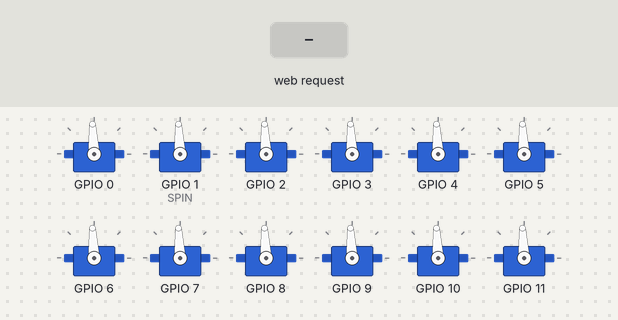
Bench run of a program on a simulated ESP32. Shown: 12 × servo. Wiring (inferred from the names in the program): PCA9685 PWM driver at I2C address 0x40. Inputs (shaded band) come from the test bench. WiFi joins after 1.5 s; servers stay silent unless stated; storage starts empty; servo pulses on a pin are drawn as a servo (544–2400 µs = 0–180°); what the program prints to the serial monitor is not drawn.

Above: at 2.7 s.
2.8 s: HTTP request GET /api/setpos?ch=120&angle=120&delay=120 received
At 5.71 s:
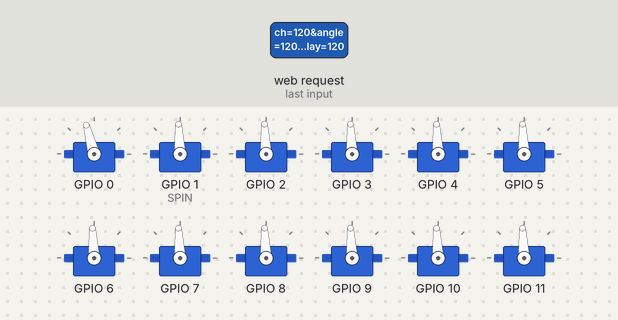
5.8 s: HTTP request GET /api/spinleft received
7.3 s: HTTP request GET /api/spinright received
At 7.9 s:
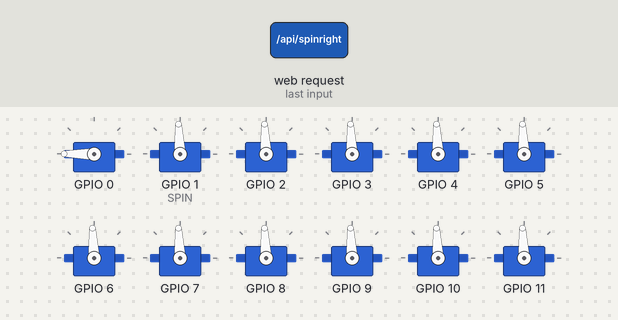
8.8 s: HTTP request GET /api/setpos?ch=1&angle=1&delay=1 received
At 10.0 s:
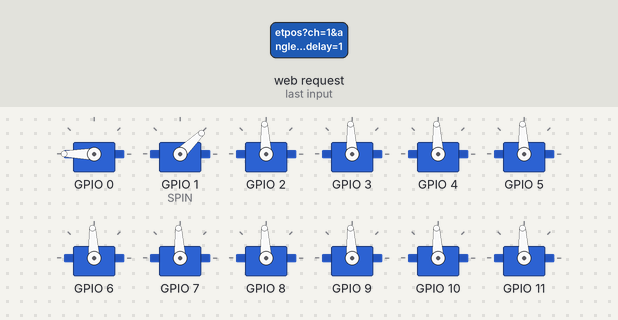
10.5 s: HTTP request GET /api/setpos received
At 12.0 s:
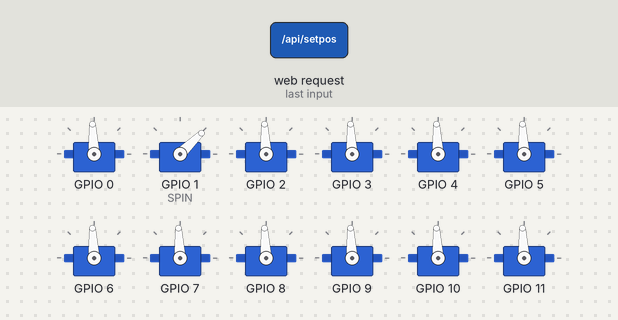
12.3 s: HTTP request GET /api/spin?ch=1&angle=1&delay=1 received
At 12.8 s:
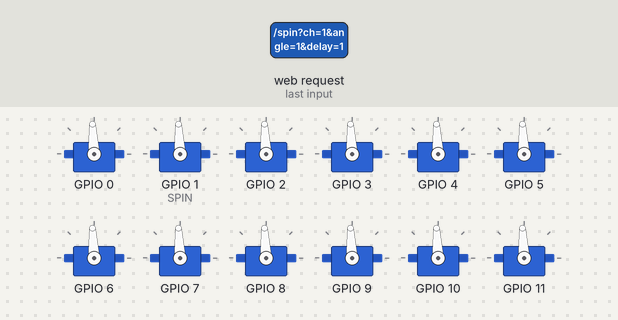
Timing chart, 0 to 14.8 s (numbered marks = the images above; inputs shaded):
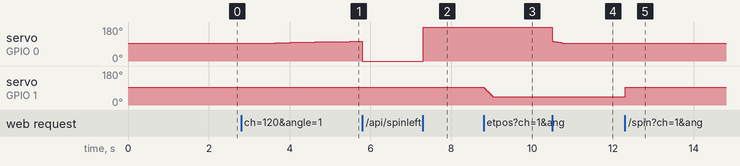

Measured:
- after the input at 2.8 s, servo on GPIO 0: moves from 93° to 105° over 2.5 s, starting after 0.36 s
- after the input at 7.3 s, servo on GPIO 0: 0° → 180° at once
- after the input at 8.8 s, servo on GPIO 1 (SPIN): moves from 93° to 44° over 0.22 s, starting at once
- after the input at 10.5 s, servo on GPIO 0: moves from 180° to 93° over 0.32 s, starting at once
- after the input at 12.3 s, servo on GPIO 1 (SPIN): 44° → 93° at once

The program:

main.cpp
```cpp
// PCA9685 + smooth servo control with simple Web UI and Serial fallback
// - Starts as WiFi Access Point (SSID: ESP32-PCA9685)
// - Serves `data/` files from SPIFFS (use PlatformIO `data/` + Upload File System Image)
// - Offers simple REST endpoints under /api/* to control servos

#include <Arduino.h>
#include <Wire.h>
#include <WiFi.h>
#include <WebServer.h>

#include <SPIFFS.h>
#include "config.h"

static const uint8_t PCA_ADDR = 0x40;
static const uint8_t MODE1 = 0x00;
static const uint8_t PRESCALE = 0xFE;
static const uint8_t LED0_ON_L = 0x06;

WebServer server(80);

void pcaWrite(uint8_t reg, uint8_t val) {
  Wire.beginTransmission(PCA_ADDR);
  Wire.write(reg);
  Wire.write(val);
  Wire.endTransmission();
}

uint8_t pcaRead(uint8_t reg) {
  Wire.beginTransmission(PCA_ADDR);
  Wire.write(reg);
  Wire.endTransmission(false);
  Wire.requestFrom((int)PCA_ADDR, 1);
  if (Wire.available()) return Wire.read();
  return 0;
}

void pcaSetPWM(uint8_t channel, uint16_t on, uint16_t off) {
  uint8_t reg = LED0_ON_L + 4 * channel;
  Wire.beginTransmission(PCA_ADDR);
  Wire.write(reg);
  Wire.write(on & 0xFF);
  Wire.write((on >> 8) & 0x0F);
  Wire.write(off & 0xFF);
  Wire.write((off >> 8) & 0x0F);
  Wire.endTransmission();
}

void pcaSetPWMFreq(float freq) {
  float prescaleval = 25000000.0; // 25MHz
  prescaleval /= 4096.0;
  prescaleval /= freq;
  prescaleval -= 1.0;
  uint8_t prescale = (uint8_t)(prescaleval + 0.5f);

  uint8_t oldmode = pcaRead(MODE1);
  uint8_t newmode = (oldmode & 0x7F) | 0x10; // sleep
  pcaWrite(MODE1, newmode);
  pcaWrite(PRESCALE, prescale);
  pcaWrite(MODE1, oldmode);
  delay(5);
  pcaWrite(MODE1, oldmode | 0xA1); // auto-increment on
}

void pcaInit() {
  Wire.begin();
  pcaWrite(MODE1, 0x00);
  pcaSetPWMFreq(50); // servo frequency
}

// Convert microseconds to PCA9685 ticks (0..4095)
uint16_t servoUsToTicks(uint16_t us) {
  float ticks = (us / 20000.0f) * 4096.0f;
  if (ticks < 0) ticks = 0;
  if (ticks > 4095) ticks = 4095;
  return (uint16_t)ticks;
}

// Map 0-180 degrees to ~1000-2000us (adjustable)
uint16_t angleToTicks(int angle) {
  const uint16_t minUs = 1000;
  const uint16_t maxUs = 2000;
  if (angle < 0) angle = 0;
  if (angle > 180) angle = 180;
  uint16_t us = minUs + (uint32_t)angle * (maxUs - minUs) / 180;
  return servoUsToTicks(us);
}

// Map spin speed (-100..100) to microseconds around 1500us
uint16_t speedToTicks(int speedPercent) {
  // center 1500us is stop; +/- range
  const int center = 1500;
  // increase range so extremes map to near 500..2500us giving a fuller speed range
  const int range = 1000; // max deflection (maps -100..100 -> 500..2500)
  if (speedPercent > 100) speedPercent = 100;
  if (speedPercent < -100) speedPercent = -100;
  int us = center + (speedPercent * range) / 100;
  if (us < 500) us = 500;
  if (us > 2500) us = 2500;
  return servoUsToTicks((uint16_t)us);
}

enum ServoMode { POSITION = 0, SPIN = 1 };

struct SmoothServo {
  uint8_t channel;
  int currentAngle;
  int targetAngle;
  unsigned int stepDelayMs; // ms between steps
  int stepSize;             // degrees per step
  ServoMode mode;
  int spinSpeed; // -100..100
  unsigned long lastStepMs;
  int centerUs; // calibration center pulse in microseconds (default 1500)
  int rangeUs;  // pulse range for full speed ( +/- rangeUs )
};

SmoothServo servos[16];

// Serve files from SPIFFS
void handleRoot() {
  if (!SPIFFS.exists("/index.html")) {
    server.send(500, "text/plain", "index.html not found on SPIFFS");
    return;
  }
  File f = SPIFFS.open("/index.html", "r");
  server.streamFile(f, "text/html");
  f.close();
}

void handleJs() {
  if (!SPIFFS.exists("/app.js")) { server.send(404, "text/plain", "not found"); return; }
  File f = SPIFFS.open("/app.js", "r");
  server.streamFile(f, "application/javascript");
  f.close();
}

void handleCss() {
  if (!SPIFFS.exists("/style.css")) { server.send(404, "text/plain", "not found"); return; }
  File f = SPIFFS.open("/style.css", "r");
  server.streamFile(f, "text/css");
  f.close();
}

// forward declarations for handlers defined after setup
void handleSetCenter();
void handleSpinLeft();
void handleSpinRight();
void handleSetRange();

String jsonStatusForChannel(int ch) {
  if (ch < 0 || ch > 15) return "{}";
  SmoothServo &s = servos[ch];
  String out = "{";
  out += "\"ch\":" + String(ch) + ",";
  out += "\"mode\":" + String(s.mode == SPIN ? "\"spin\"" : "\"pos\"") + ",";
  out += "\"current\":" + String(s.currentAngle) + ",";
  out += "\"target\":" + String(s.targetAngle) + ",";
  out += "\"stepDelay\":" + String(s.stepDelayMs) + ",";
  out += "\"stepSize\":" + String(s.stepSize) + ",";
  out += "\"spinSpeed\":" + String(s.spinSpeed);
  out += "}";
  return out;
}

void handleStatus() {
  int ch = server.hasArg("ch") ? server.arg("ch").toInt() : -1;
  String out = "{";
  if (ch >= 0 && ch <= 15) {
    out += "\"channel\":" + String(ch) + ",\"data\":" + jsonStatusForChannel(ch);
  } else {
    out += "\"channels\": [";
    for (int i = 0; i < 16; ++i) {
      out += jsonStatusForChannel(i);
      if (i < 15) out += ",";
    }
    out += "]";
  }
  out += "}";
  server.send(200, "application/json", out);
}

void handleSetPos() {
  int ch = server.hasArg("ch") ? server.arg("ch").toInt() : 0;
  int angle = server.hasArg("angle") ? server.arg("angle").toInt() : 90;
  int delayMs = server.hasArg("delay") ? server.arg("delay").toInt() : 15;
  int step = server.hasArg("step") ? server.arg("step").toInt() : 1;
  if (ch < 0 || ch > 15) ch = 0;
  SmoothServo &s = servos[ch];
  s.mode = POSITION;
  s.targetAngle = constrain(angle, 0, 180);
  s.stepDelayMs = max(1, delayMs);
  s.stepSize = max(1, step);
  server.send(200, "text/plain", "ok");
}

void handleSpin() {
  int ch = server.hasArg("ch") ? server.arg("ch").toInt() : 0;
  float spf = server.hasArg("speed") ? server.arg("speed").toFloat() : 0.0f;
  if (ch < 0 || ch > 15) ch = 0;
  SmoothServo &s = servos[ch];
  // Accept either percentage (-100..100) or degree-like range (-180..180).
  // If user sent values outside [-100,100], assume they used -180..180 and scale.
  if (spf > 100.0f || spf < -100.0f) {
    spf = spf / 1.8f; // map -180..180 -> -100..100
  }
  int sp = (int)(spf > 0 ? spf + 0.5f : spf - 0.5f);
  sp = constrain(sp, -100, 100);
  s.mode = SPIN;
  s.spinSpeed = sp;
  server.send(200, "text/plain", "ok");
}

void handleStop() {
  int ch = server.hasArg("ch") ? server.arg("ch").toInt() : 0;
  if (ch < 0 || ch > 15) ch = 0;
  SmoothServo &s = servos[ch];
  // stop spin by setting speed 0 (center pulse)
  s.spinSpeed = 0;
  s.mode = SPIN;
  server.send(200, "text/plain", "ok");
}

// (removed duplicate handler definitions from inside loop)

void setup() {
  Serial.begin(115200);
  delay(50);
  Serial.println("PCA9685 Web Servo Controller");

  // init PCA9685
  pcaInit();

  // init servo state
  for (uint8_t i = 0; i < 16; ++i) {
    servos[i].channel = i;
    servos[i].currentAngle = 90;
    servos[i].targetAngle = 90;
    servos[i].stepDelayMs = 15;
    servos[i].stepSize = 1;
    servos[i].mode = POSITION;
    servos[i].spinSpeed = 0;
    servos[i].lastStepMs = 0;
    servos[i].centerUs = 1500;
    servos[i].rangeUs = 1000;
    // write center
    pcaSetPWM(i, 0, angleToTicks(90));
  }

  // Start WiFi: AP + STA (attempt to join local WiFi so it's reachable from your LAN)

  const char *apName = "ESP32-PCA9685";
  // Load STA credentials from config.h (which uses .env via PlatformIO env variables)
  const char *sta_ssid = STA_SSID;
  const char *sta_pass = STA_PASS;

  WiFi.mode(WIFI_AP_STA);
  WiFi.softAP(apName);
  IPAddress ap_ip = WiFi.softAPIP();
  Serial.printf("AP started: SSID='%s'  AP IP=%s\n", apName, ap_ip.toString().c_str());

  // Try to connect as station (will not disable the AP if it fails)
  Serial.printf("Attempting STA connect to '%s' ...\n", sta_ssid);
  WiFi.begin(sta_ssid, sta_pass);
  unsigned long start = millis();
  const unsigned long staTimeout = 15000; // ms
  while (millis() - start < staTimeout) {
    if (WiFi.status() == WL_CONNECTED) break;
    delay(500);
    Serial.print('.');
  }
  Serial.println();
  if (WiFi.status() == WL_CONNECTED) {
    IPAddress st = WiFi.localIP();
    Serial.printf("STA connected: SSID='%s'  IP=%s\n", sta_ssid, st.toString().c_str());
  } else {
    Serial.println("STA connect failed or timed out — continuing with AP only");
  }

  // mount SPIFFS (files come from `data/` folder in project)
  if (!SPIFFS.begin(true)) {
    Serial.println("SPIFFS failed to mount");
  } else {
    Serial.println("SPIFFS mounted");
  }

  // HTTP handlers for static files
  server.on("/", HTTP_GET, handleRoot);
  server.on("/app.js", HTTP_GET, handleJs);
  server.on("/style.css", HTTP_GET, handleCss);
  // API
  server.on("/api/status", HTTP_GET, handleStatus);
  server.on("/api/setpos", HTTP_GET, handleSetPos);
  server.on("/api/spin", HTTP_GET, handleSpin);
  server.on("/api/spinleft", HTTP_GET, handleSpinLeft);
  server.on("/api/spinright", HTTP_GET, handleSpinRight);
  server.on("/api/stop", HTTP_GET, handleStop);
  server.on("/api/setcenter", HTTP_GET, handleSetCenter);
  server.on("/api/setrange", HTTP_GET, handleSetRange);
  // Return IP info (AP and STA) useful for debugging
  server.on("/api/ip", HTTP_GET, [](){
    IPAddress ap = WiFi.softAPIP();
    IPAddress st = WiFi.localIP();
    String out = "{";
    out += "\"ap\": \"" + ap.toString() + "\",";
    out += "\"sta\": \"" + st.toString() + "\"";
    out += "}";
    server.send(200, "application/json", out);
  });
  server.begin();
  Serial.println("HTTP server started");
}

void handleSetCenter() {
  int ch = server.hasArg("ch") ? server.arg("ch").toInt() : 0;
  int us = server.hasArg("center") ? server.arg("center").toInt() : 1500;
  if (ch < 0 || ch > 15) ch = 0;
  servos[ch].centerUs = us;
  server.send(200, "text/plain", "ok");
}

// API: spin left/right endpoints (non-stop until /api/stop)
void handleSpinLeft() {
  int ch = server.hasArg("ch") ? server.arg("ch").toInt() : 0;
  if (ch < 0 || ch > 15) ch = 0;
  servos[ch].mode = SPIN;
  servos[ch].spinSpeed = -100;
  server.send(200, "text/plain", "ok");
}
void handleSpinRight() {
  int ch = server.hasArg("ch") ? server.arg("ch").toInt() : 0;
  if (ch < 0 || ch > 15) ch = 0;
  servos[ch].mode = SPIN;
  servos[ch].spinSpeed = 100;
  server.send(200, "text/plain", "ok");
}

void handleSetRange() {
  int ch = server.hasArg("ch") ? server.arg("ch").toInt() : 0;
  int r = server.hasArg("range") ? server.arg("range").toInt() : 1000;
  if (ch < 0 || ch > 15) ch = 0;
  servos[ch].rangeUs = r;
  server.send(200, "text/plain", "ok");
}

void loop() {
  server.handleClient();
  unsigned long now = millis();
  // update servos
  for (uint8_t i = 0; i < 16; ++i) {
    SmoothServo &s = servos[i];
    if (s.mode == POSITION) {
      if ((unsigned long)(now - s.lastStepMs) >= s.stepDelayMs) {
        s.lastStepMs = now;
        if (s.currentAngle < s.targetAngle) {
          s.currentAngle += s.stepSize;
          if (s.currentAngle > s.targetAngle) s.currentAngle = s.targetAngle;
        } else if (s.currentAngle > s.targetAngle) {
          s.currentAngle -= s.stepSize;
          if (s.currentAngle < s.targetAngle) s.currentAngle = s.targetAngle;
        }
        pcaSetPWM(s.channel, 0, angleToTicks(s.currentAngle));
      }
    } else { // SPIN
      // For continuous rotation servos, map speed to pulse width using per-channel calibration
      int sp = s.spinSpeed;
      if (sp > 100) sp = 100; if (sp < -100) sp = -100;
      int us = s.centerUs + (sp * s.rangeUs) / 100;
      if (us < 500) us = 500;
      if (us > 2500) us = 2500;
      uint16_t ticks = servoUsToTicks((uint16_t)us);
      pcaSetPWM(s.channel, 0, ticks);
    }
  }
}
```

config.h
```cpp
#pragma once
#include <Arduino.h>

// Loads WiFi credentials from .env (PlatformIO env variables)
#ifndef STA_SSID
#define STA_SSID getenv("STA_SSID")
#endif
#ifndef STA_PASS
#define STA_PASS getenv("STA_PASS")
#endif
```
